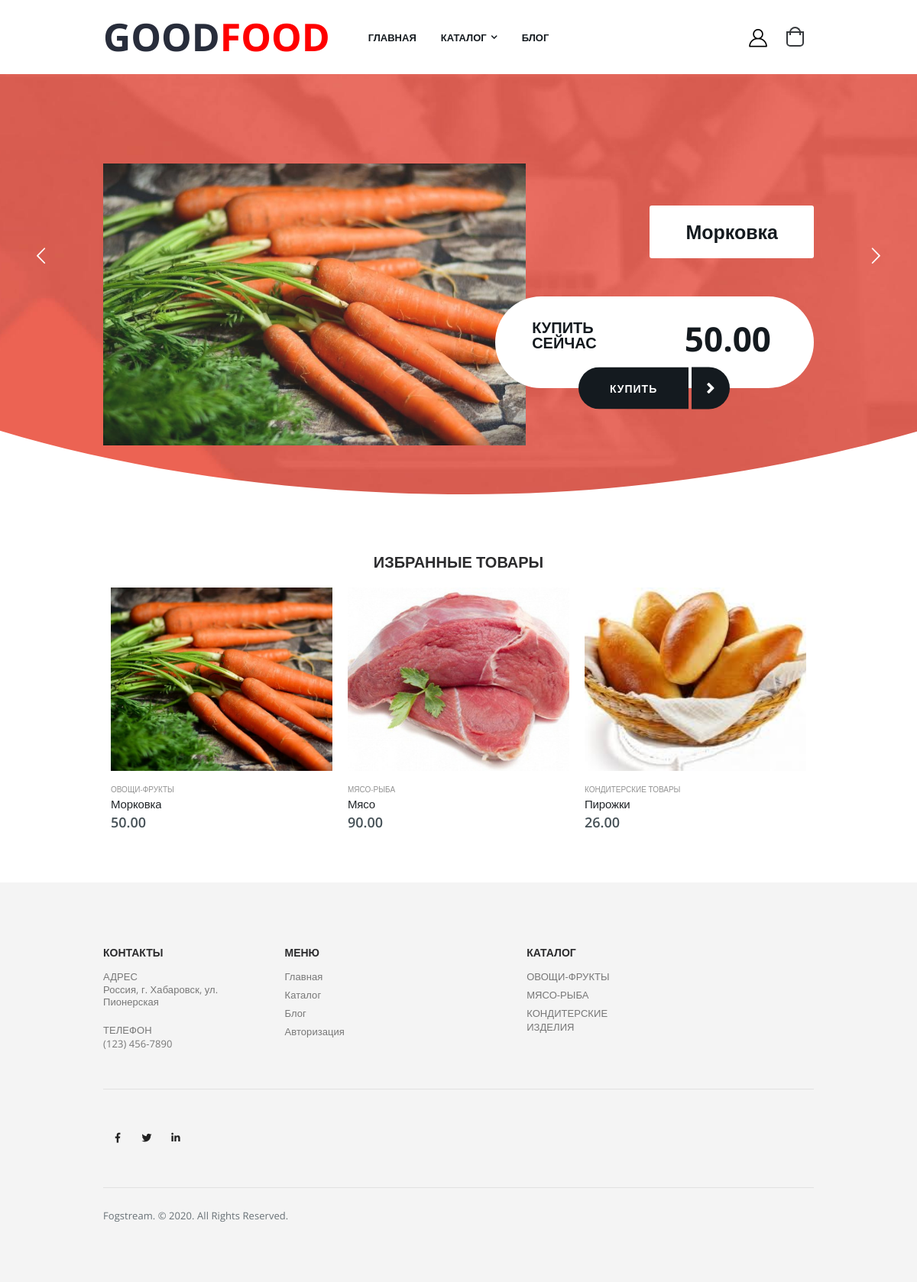
The page / on the database its author committed.
### shop/models.py (models this page shows, shortened)
class Product(models.Model):
    name = models.CharField(max_length=30)
    price = models.DecimalField(decimal_places=2, max_digits=6)
    description = models.TextField()
    category = models.ForeignKey('Category', on_delete=models.CASCADE)
    chosen = models.BooleanField(default=False)
    slider = models.BooleanField(default=False)

class Image(models.Model):
    image = models.ImageField(upload_to='images')
    product = models.ForeignKey('Product', on_delete=models.CASCADE)

class Category(models.Model):
    name = models.CharField(max_length=30)
    def __str__(self):
        return self.name

### shop/views.py (the view)
# urls.py: path('', views.index, name='index'),
def index(request):
    data = get_cart(request)
    data['slider_list'] = Product.objects.filter(slider=True)
    data['chosen_list'] = Product.objects.filter(chosen=True)
    return render(request, 'index.html', context=data)

### shop/views.py (called while the page is built)
def get_cart(request):
    if not 'cart' in request.session:
        cart_products = []
        cart = {}
    else:
        cart_products = Product.objects.filter(pk__in=request.session['cart'])
        cart = request.session['cart']
    return {'cart': cart, 'cart_products': cart_products}

### templates/index.html (shortened to what this page needs)
{% load static %}
{% load custom_tags %}
<!DOCTYPE html>
<html lang="en">
<head>
    <link rel="stylesheet" href="{% static 'css/bootstrap.min.css' %}">
    <link rel="stylesheet" href="{% static 'css/style.min.css' %}">
    <link rel="stylesheet" type="text/css" href="{% static 'vendor/fontawesome-free/css/all.min.css' %}">
</head>
<body>
    <div class="page-wrapper">
        <header class="header">
            <div class="header-bottom sticky-header">
                <div class="container">
                    <div class="row row-sm">
                        <div class="col-lg-2 header-left">
                            <a href="{% url 'shop:index' %}" class="logo">
                                <h1>GOOD<span style="color: red;">FOOD</span></h1>
                            </a>
                        </div>
                        <div class="col-lg-8 header-center">
                            <nav class="main-nav">
                                <ul class="menu">
                                    <li>
                                        <a href="{% url 'shop:index' %}">ГЛАВНАЯ</a>
                                    </li>
                                    <li class="sf-with-ul">
                                        <a href="{% url 'shop:catalog' %}">КАТАЛОГ</a>
                                    </li>
                                    <li>
                                        <a href="{% url 'shop:blog' %}">БЛОГ</a>
                                    </li>
                                </ul>
                            </nav>
                        </div>
                        <div class="col-lg-2 header-right">
                            {% if user.is_authenticated %}
                            <a href="{% url 'shop:dashboard' user.id %}">
                            {% else %}
                            <a href="{% url 'shop:dashboard' %}">
                            {% endif %}
                                <div class="header-user">
                                    <i class="icon-user-2"></i>
                                </div>
                            </a>
                            <div class="dropdown cart-dropdown">
                                <a href="{% url 'shop:cart' %}" class="dropdown-toggle" role="button" data-toggle="dropdown" aria-haspopup="true" aria-expanded="false" data-display="static">
                                    <i class="minicart-icon"></i>
                                </a>
                            </div>
                        </div>
                    </div>
                </div>
            </div>
        </header>
        {% block content %}
        <main class="home main">
            <section class="svg-container svg-bottom">
                <div class="home-slider owl-carousel owl-carousel-lazy owl-theme">
                    {% for element in slider_list %}
                    <div class="home-slide" class="owl-lazy">
                        <div class="home-slide-content">
                            <div class="container">
                                <a href="{% url 'shop:product' element.id %}" class="slide-image"><img src="{{ element.image_set.first.image.url }}"></a>
                                <div class="slide-details">
                                    <a href="{% url 'shop:product' element.id %}" class="product-title">{{ element.name }}</a>
                                    <div class="product-details">
                                        <div class="sales-panel">
                                            <div class="sales-info">
                                                <h4>купить сейчас</h4>
                                            </div>
                                            <div class="price-box">
                                                <span class="product-price">{{ element.price }}</span>
                                            </div>
                                        </div>
                                        <a href="{% url 'shop:cart' element.id %}"><button class="btn">КУПИТЬ</button></a>
                                    </div>
                                </div>
                            </div>
                        </div>
                    </div>
                    {% endfor %}
                </div>
            </section>
            <section class="container mb-2" style="position : relative;">
                <div class="product-panel">
                    <h2 class="section-title">ИЗБРАННЫЕ ТОВАРЫ</h2>
                    <div class="row row-sm w-100">
                        {% for element in chosen_list %}
                        <div class="col-6 col-md-4">
                            <div class="product-default inner-quickview inner-icon">
                                <figure>
                                    <a href="{% url 'shop:product' element.id %}">
                                        <img src="{{ element.image_set.first.image.url }}" style="height:20vw">
                                    </a>
                                    <div class="btn-icon-group">
                                        <a href="{% url 'shop:cart' element.id %}"><button class="btn-icon btn-add-cart" data-toggle="modal" data-target="#addCartModal"></button></a>
                                    </div>
                                </figure>
                                <div class="product-details">
                                    <div class="category-list">
                                        <a href="{% url 'shop:category_catalog' element.category.id %}" class="product-category">{{ element.category }}</a>
                                    </div>
                                    <h2 class="product-title">
                                        <a href="{% url 'shop:product' element.id %}">{{ element.name }}</a>
                                    </h2>
                                    <div class="price-box">
                                        <span class="product-price">{{ element.price }}</span>
                                    </div>
                                </div>
                            </div>
                        </div>
                        {% endfor %}
            </section>
        </main>
        {% endblock content %}
        <footer class="bg-grey footer">
            <div class="container">
                <div class="footer-top">
                    <div class="row row-sm">
                        <div class="col-md-4 col-lg-3">
                            <div class="widget">
                                <h3 class="widget-title">КОНТАКТЫ</h3>
                                <div class="widget-content">
                                    <ul>
                                        <li class="subwidget">
                                            <h4 class="subwidget-title">адрес</h4>
                                            <p>Россия, г. Хабаровск, ул. Пионерская</p>
                                        </li>
                                    </ul>
                                    <ul>
                                        <li class="subwidget">
                                            <h4 class="subwidget-title">телефон</h4>
                                            <a href="#">(123) 456-7890</a>
                                        </li>
                                    </ul>
                                </div>
                            </div>
                        </div>
                        <div class="col-md-4 col-lg-4">
                            <div class="widget">
                                <h3 class="widget-title">МЕНЮ</h3>
                                <div class="widget-content row row-sm">
                                    <div class="col-lg-6">
                                        <ul>
                                            <li><a href="{% url 'shop:index' %}">Главная</a></li>
                                            <li><a href="{% url 'shop:catalog' %}">Каталог</a></li>
                                            <li><a href="{% url 'shop:blog' %}">Блог</a></li>
                                            <li><a href="{% url 'shop:login' %}">Авторизация</a></li>
                                        </ul>
                                    </div>
                                </div>
                            </div>
                        </div>
                        <div class="col-md-4 col-lg-5">
                            <div class="widget">
                                <h3 class="widget-title">КАТАЛОГ</h3>
                                <div class="widget-content row row-sm ul-separate">
                                    <div class="col-lg-4">
                                        <ul>
                                            <li><a href="{% url 'shop:category_catalog' 1 %}">ОВОЩИ-ФРУКТЫ</a></li>
                                            <li><a href="{% url 'shop:category_catalog' 2 %}">МЯСО-РЫБА</a></li>
                                            <li><a href="{% url 'shop:category_catalog' 3 %}">КОНДИТЕРСКИЕ ИЗДЕЛИЯ</a></li>
                                        </ul>
                                    </div>
                                </div>
                            </div>
                        </div>
                    </div>
                </div>
                <div class="footer-middle">
                    <div class="social-icons">
                        <a href="#" target="_blank" class="social-icon"><i class="fab fa-facebook-f"></i></a>
                        <a href="#" target="_blank" class="social-icon"><i class="fab fa-twitter"></i></a>
                        <a href="#" target="_blank" class="social-icon"><i class="fab fa-linkedin-in"></i></a>
                    </div>
                </div>
                <div class="footer-bottom">
                    <p>Fogstream. © 2020. All Rights Reserved.</p>
                </div>
            </div>
        </footer>
    </div>
</body>
</html>

### rows shown on the page
Product: image_set.first.image (picture), name "Морковка", price "50.00", category "ОВОЩИ-ФРУКТЫ"
Product: image_set.first.image (picture), category "МЯСО-РЫБА", name "Мясо", price "90.00"
Product: image_set.first.image (picture), category "КОНДИТЕРСКИЕ ТОВАРЫ", name "Пирожки", price "26.00"
